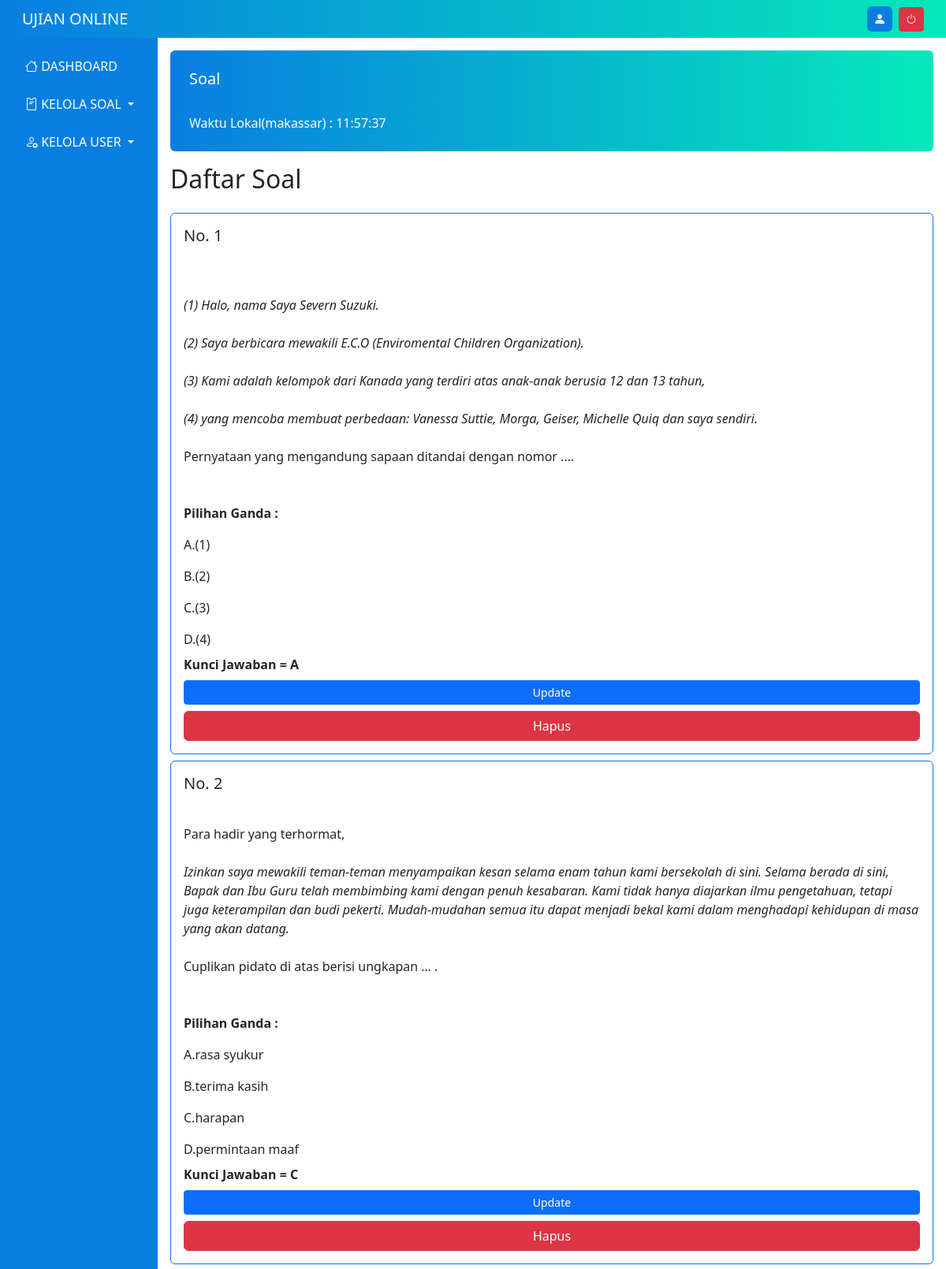
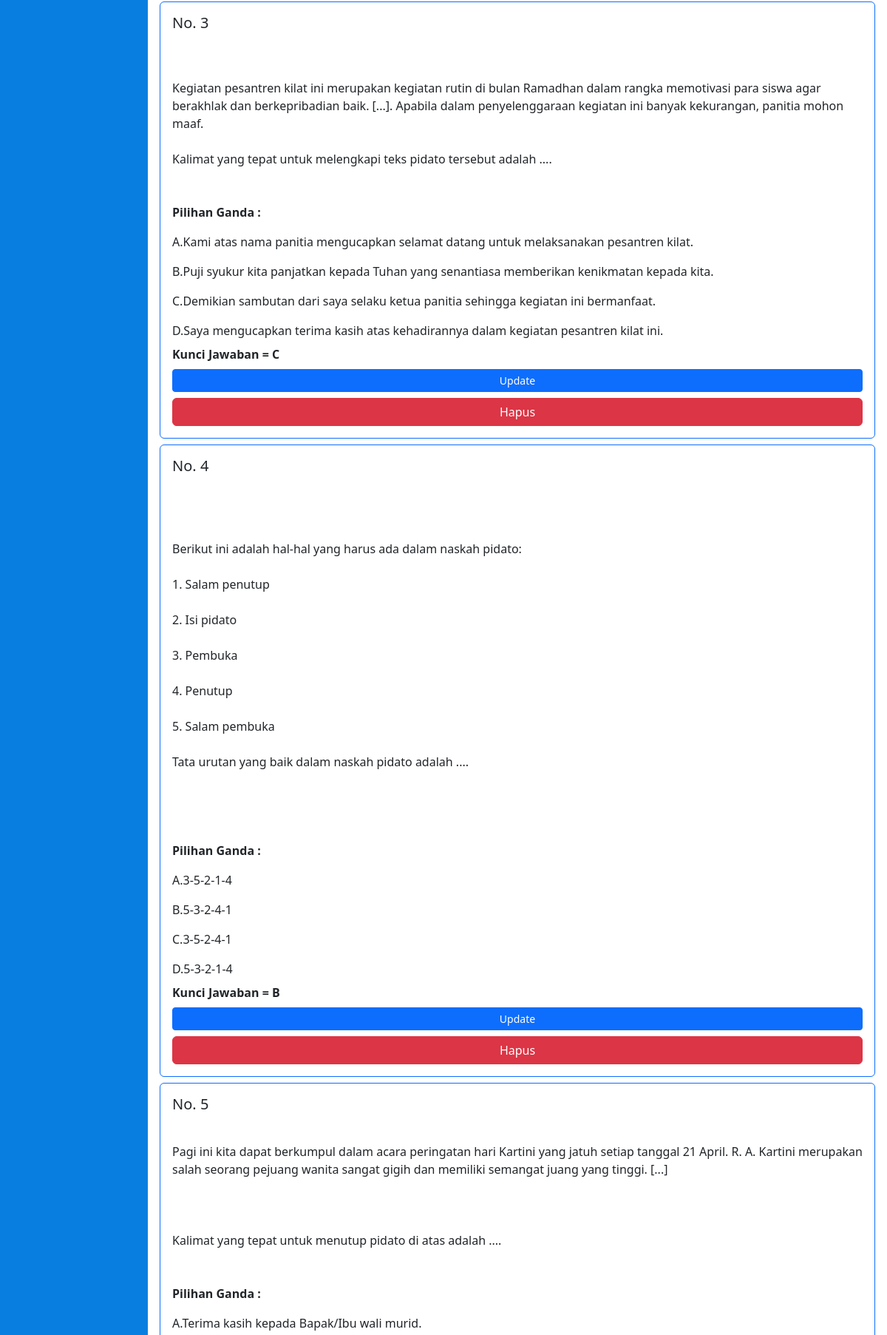
The page /admin/lihat_soal.php?kode_mapel=BIND-135 (signed in, upper part) on the database its author committed (2 pictures, top to bottom).
### tables this page shows
CREATE TABLE `tb_soal` (
  `id_soal` int(16) NOT NULL,
  `kode_mapel` varchar(20) NOT NULL,
  `nama_mapel` varchar(20) NOT NULL,
  `guru_mapel` varchar(255) NOT NULL,
  `tanggal` varchar(20) NOT NULL,
  `jadwal` varchar(20) NOT NULL,
  `durasi` varchar(40) NOT NULL,
  `soal_ujian` text NOT NULL,
  `pilihan_ganda` text NOT NULL,
  `kunci_jawaban` varchar(255) NOT NULL,
  `extension` varchar(25) NOT NULL
);

### admin/admin.php (called while the page is built, shortened)
<?php
class admin
{
    private $server     = "localhost";
    private $username   = "root";
    private $password = "root1234";
    private $db         = "db_ujian";
    private $conn;
    public function __construct()
    {
        try
        {
            $this->conn = new mysqli($this->server,$this->username,$this->password,$this->db);
        }
        catch (Exception $e)
        {
            echo"conectionn failed" . $e->getMessage();
        }
    }
    public function get_soal_mapel_id($id_mapel)
    {
        $query = "SELECT * FROM tb_soal WHERE kode_mapel = '$id_mapel'";
        $hasil = $this->conn->query($query);
        return $hasil;
    }
}
?>

### admin/lihat_soal.php (the view, shortened to what this page needs)
<?php
require 'admin.php';
$app = new admin();
$id_mapel = $_GET['kode_mapel'];
$get_soal = $app->get_soal_mapel_id($id_mapel);
$hapusSoal = $app->hapusSoal();
?>
<!DOCTYPE html>
<html lang="en">
<head>
    <?php require 'links.php'; ?>
</head>
<body>
    <?php require 'navbar.php' ?>
    <section class="d-flex pt-0">
        <?php include 'sidebar.php'; ?>
        <div class="container-fluid p-3 d-flex flex-column gap-3">
            <div class="d-flex flex-column gap-4 w-100 my-gradient bg-opacity-50 p-4 rounded-2">
                <h5 class="text-white">Soal </h5>
                <span class="text-white">
                    Waktu Lokal(makassar) : <span id="showTime"><?= date('h:i:s') ?></span>
                </span>
            </div>
            <div class="w-100 overflow-hidden rounded-2">
                <h2 class="mb-4">Daftar Soal</h2>
                <?php
                $nomor = 1;
                foreach ($get_soal as $soal) {
                    $plhGanda = $soal['pilihan_ganda'];
                    $abc = 'A.,B.,C.,D.';
                    $cetakAbc  = explode(",", $abc);
                    $cetakPlhGanda = explode(",", $plhGanda);
                    $i = 0;
                ?>
                    <div class="card border-primary mt-2" id="<?=$nomor?>">
                        <div class="card-body d-flex flex-column gap-2">
                            <h5 class="card-title">No. <?= $nomor++ ?></h5>
                            <p class="card-text text-capitalize fw-bold"><?= $soal['soal_ujian'] ?></p>
                            <div class="d-flex flex-column gap-3">
                                <span class="fw-bold">Pilihan Ganda : </span>
                                <?php
                                foreach ($cetakPlhGanda as $cetak) {
                                ?>
                                    <span><?= $cetakAbc[$i] . $cetakPlhGanda[$i] ?></span>
                                <?php
                                    $i++;
                                }
                                ?>
                            </div>
                            <span class="fw-bold">Kunci Jawaban = <?= $soal['kunci_jawaban'] ?></span>
                            <a href="update_soal.php?id_soal=<?= $soal['id_soal'] ?>" class="btn btn-sm btn-primary">Update</a>
                            <form action="<?=$hapusSoal?>" method="POST">
                                    <button type="submit" class="btn btn-danger w-100" name="hapusSoal-btn" value="<?= $soal['id_soal'] ?>">Hapus</button>
                            </form>
                        </div>
                    </div>
                <?php } ?>
            </div>
        </div>
    </section>
</body>
</html>

### assets/css/mycolor.css (style rules this page uses)
:root { --my-primary-clr: #087EE1; --my-secondary-clr: #05E8BA; }
.my-gradient { background: linear-gradient(90deg, #087EE1 0%, #05E8BA 100%); }

### rows shown on the page
tb_soal: soal_ujian "(1) Halo, nama Saya Severn Suzuki. (2) Saya berbicara mewakili E.C.O (Enviromental Children Organization). (3) Kami adalah kelompok dari Kanada yang terdiri atas anak-anak berusia 12 dan 13 tahun, (4) yang mencoba membuat perbedaan: Vanessa Suttie, Morga, Geiser, Michelle Quiq dan saya sendiri. Pernyataan yang mengandung sapaan ditandai dengan nomor ....", i "A.", pilihan_ganda "(1)", i "B.", pilihan_ganda "(2)", i "C.", pilihan_ganda "(3)", i "D.", pilihan_ganda "(4)", kunci_jawaban "A", $soal['id_soal'] 114 (drawn)
tb_soal: soal_ujian "Para hadir yang terhormat, Izinkan saya mewakili teman-teman menyampaikan kesan selama enam tahun kami bersekolah di sini. Selama berada di sini, Bapak dan Ibu Guru telah membimbing kami dengan penuh kesabaran. Kami tidak hanya diajarkan ilmu pengetahuan, tetapi juga keterampilan dan budi pekerti. Mudah-mudahan semua itu dapat menjadi bekal kami dalam menghadapi kehidupan di masa yang akan datang. Cuplikan pidato di atas berisi ungkapan … .", i "A.", pilihan_ganda "rasa syukur", i "B.", pilihan_ganda "terima kasih", i "C.", pilihan_ganda "harapan", i "D.", pilihan_ganda "permintaan maaf", kunci_jawaban "C", $soal['id_soal'] 115 (drawn)
tb_soal: soal_ujian "Kegiatan pesantren kilat ini merupakan kegiatan rutin di bulan Ramadhan dalam rangka memotivasi para siswa agar berakhlak dan berkepribadian baik. [...]. Apabila dalam penyelenggaraan kegiatan ini banyak kekurangan, panitia mohon maaf. Kalimat yang tepat untuk melengkapi teks pidato tersebut adalah ....", i "A.", pilihan_ganda "Kami atas nama panitia mengucapkan selamat datang untuk melaksanakan pesantren kilat.", i "B.", pilihan_ganda "Puji syukur kita panjatkan kepada Tuhan yang senantiasa memberikan kenikmatan kepada kita.", i "C.", pilihan_ganda "Demikian sambutan dari saya selaku ketua panitia sehingga kegiatan ini bermanfaat.", i "D.", pilihan_ganda "Saya mengucapkan terima kasih atas kehadirannya dalam kegiatan pesantren kilat ini.", kunci_jawaban "C", $soal['id_soal'] 116 (drawn)
tb_soal: soal_ujian "Berikut ini adalah hal-hal yang harus ada dalam naskah pidato: 1. Salam penutup 2. Isi pidato 3. Pembuka 4. Penutup 5. Salam pembuka Tata urutan yang baik dalam naskah pidato adalah ....", i "A.", pilihan_ganda "3-5-2-1-4", i "B.", pilihan_ganda "5-3-2-4-1", i "C.", pilihan_ganda "3-5-2-4-1", i "D.", pilihan_ganda "5-3-2-1-4", kunci_jawaban "B", $soal['id_soal'] 117 (drawn)
tb_soal: soal_ujian "Pagi ini kita dapat berkumpul dalam acara peringatan hari Kartini yang jatuh setiap tanggal 21 April. R. A. Kartini merupakan salah seorang pejuang wanita sangat gigih dan memiliki semangat juang yang tinggi. [...] Kalimat yang tepat untuk menutup pidato di atas adalah ....", i "A.", pilihan_ganda "Terima kasih kepada Bapak/Ibu wali murid."
